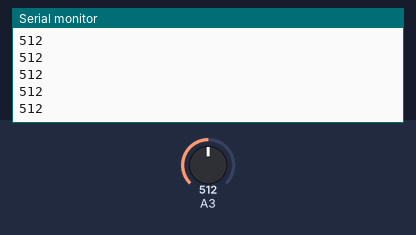
This sketch was run on a simulated Arduino Uno, built with avr-gcc and run on an emulated ATmega328P. Shown: the last lines printed to the serial monitor. The test bench sets the inputs (shaded band); at power-on: A3 = 512.

Above: at 1.2 s.
1.3 s: A3 set to 716
At 2.2 s:
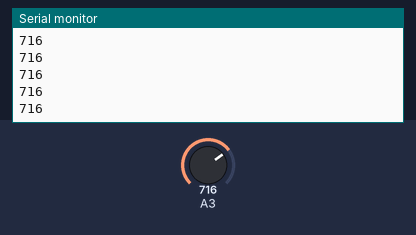
2.8 s: A3 set to 900
At 3.9 s:
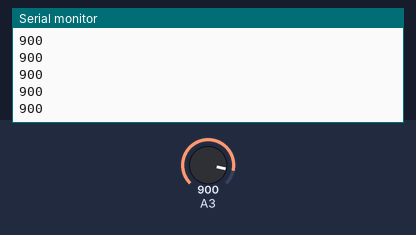
Timing chart, 0 to 5.8 s (numbered marks = the images above; inputs shaded):
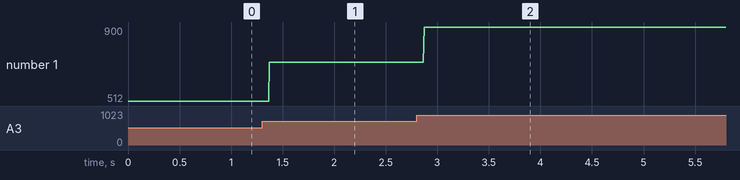

The sketch:

AnalogtoSerial.ino
```cpp
void setup()
{
  // put your setup code here, to run once:
    Serial.begin(9600);
    pinMode(A3,INPUT);
}

void loop()
{
  // put your main code here, to run repeatedly:
  Serial.println(analogRead(A3));
}
```

Measured:
- after the input at 1.3 s, the serial monitor: prints a new line after 0.07 s (image 1)
- after the input at 2.8 s, the serial monitor: prints a new line after 0.07 s (image 2)
- plotted number 1: 512 → 716 after the input at 1.3 s, 716 → 900 after the input at 2.8 s
